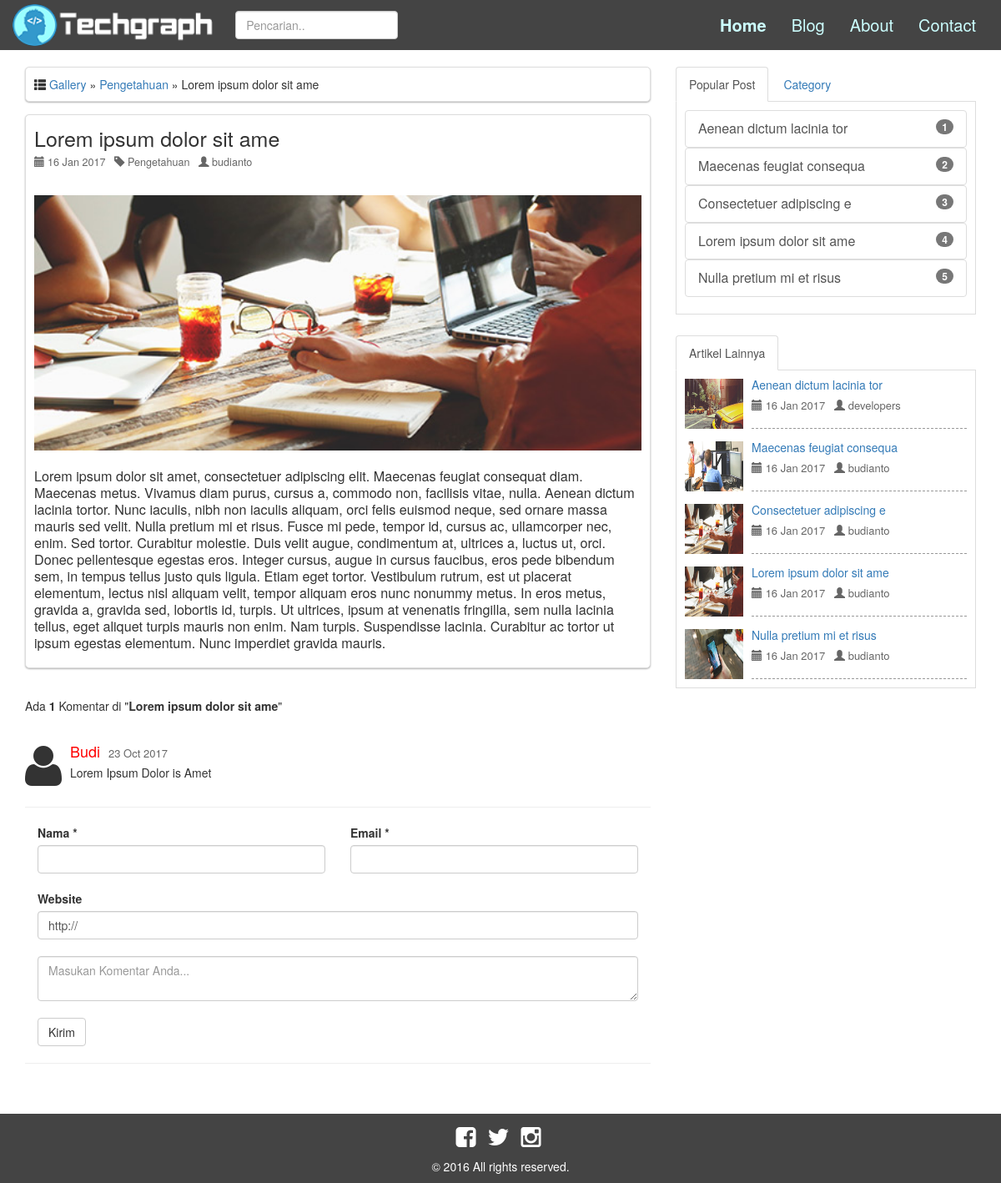
The app's page /view?title=Lorem ipsum dolor sit ame with its own data.
### tables this page shows
CREATE TABLE `tb_artikel` (
  `id_artikel` int(10) NOT NULL,
  `judul` varchar(25) NOT NULL,
  `kategori` varchar(25) NOT NULL,
  `isi` text NOT NULL,
  `gambar` varchar(100) NOT NULL,
  `author` varchar(35) NOT NULL,
  `tgl` varchar(25) NOT NULL
);

CREATE TABLE `tb_komentar` (
  `id_comment` int(25) NOT NULL,
  `id_post` int(25) NOT NULL,
  `nama` varchar(25) NOT NULL,
  `email` varchar(25) NOT NULL,
  `komentar` text NOT NULL,
  `website` varchar(25) NOT NULL,
  `author` varchar(24) NOT NULL,
  `judul_post` varchar(50) NOT NULL,
  `tgl_comment` varchar(25) NOT NULL
);

### other-post.php (the view, shortened to what this page needs)
<?php
	$other_query="SELECT * FROM tb_artikel ORDER BY id_artikel DESC LIMIT 5";
	$other_sql=mysql_query($other_query);
	$other=mysql_fetch_array($other_sql);
?>
<ul id="tabs" class="nav nav-tabs" data-tabs="tabs">
	<li class="active"><a href="#tab-1" data-toggle="tab">Artikel Lainnya</a></li>
</ul>
	<div id="my-tab-content" class="tab-content">
		<div class="tab-pane active" id="tab-1">
			<?php do{?>
				<div class="media">
  					<div class="media-left">
	    				<a href="view?title=<?php echo $other['judul'];?>">
	      				<img class="media-object" src="img/post/<?php echo $other['gambar'];?>" alt="..." width="70" height="60">
		    			</a>
  					</div>
  					<div class="media-body border-bottom">
    					<h5 class="media-heading"><a href="view?title=<?php echo $other['judul'];?>"><?php echo $other['judul'];?></a></h5>
    					<font color="#666" size="2"><span class="glyphicon glyphicon-calendar"></span> <?php echo $other['tgl'];?> &nbsp; <span class="glyphicon glyphicon-user"></span>  <?php echo $other['author'];?></font>
  					</div>
				</div>
			<?php } while ($other=mysql_fetch_assoc($other_sql));?>
		</div>
	</div>

### view.php (shortened to what this page needs)
<?php
	$judul=$_GET['title'];
	$data = mysql_query("SELECT * FROM tb_artikel WHERE judul='$judul'");
	$show_filter=mysql_fetch_assoc($data);
	$id_post=$show_filter['id_artikel'];
?>
<!DOCTYPE html>
<html lang="id">
<head>
	<link href="css/style.css" rel="stylesheet" type="text/css"/>
	<link href="css/bootstrap1.css" rel="stylesheet" type="text/css">
	<link href="font-awesome/css/font-awesome.min.css" rel="stylesheet" type="text/css">
</head>
<body>
<header>
	<?php include ('menu.php');?>
</header>
<div class="clear-content"></div>
<content>
<div class="container"><br>
		<div class="col-sm-8">
			<div id="line-box"><span class="glyphicon glyphicon-th-list"></span> <a href="gallery">Gallery</a> » <a href=""><?php echo $show_filter['kategori'];?></a> » <?php echo $show_filter['judul'];?> </div>
			<div id="line-box">
				<div class="title-post"><?php echo $show_filter['judul'];?></div>
					<font color="#666"><p><span class="glyphicon glyphicon-calendar"></span> <?php echo $show_filter['tgl'];?> &nbsp; <span class="glyphicon glyphicon-tag"></span> <?php echo $show_filter['kategori'];?> &nbsp; <span class="glyphicon glyphicon-user"></span>  <?php echo $show_filter['author'];?>  <div id="stars-herats"><input type="hidden" name="rating"/></div></p></font>
					<br><center><img src="img/post/<?php echo $show_filter['gambar'];?>" height="auto" width="100%" class="image-responsive"></center><br>
					<font size="4"><?php echo $show_filter['isi'];?></font>
				</div>
				<?php include "comment.php";?>
		</div>
		<div class="col-sm-4">
			<?php include "popular-post.php";?>
			<?php include "other-post.php";?>
		</div>
	</div>
</content>
<footer>
	<div class="footer">
		<div class="container">
			<div class="col-md-12">
				<ul class="list-inline social-footer">
  					<li><a href="http://facebook.com/budianto.24" target="_blank"><i class="fa fa-facebook-square fa-2x"></i></a></li>
  					<li><a href="http://twitter.com/budianto_24" target="_blank"><i class="fa fa-twitter fa-2x"></i></a></li>
 					<li><a href="http://instagram.com/budianto24" target="_blank"><i class="fa fa-instagram fa-2x"></i></a></li>
 				</ul>
  				<font color="#fff"><p> &copy; 2016 All rights reserved. </p></font>
  			</div>
		</div>
	</div>
</footer>
</body>
</html>

### comment.php (shortened to what this page needs)
<?php
	$com_query=mysql_query("SELECT * FROM tb_komentar WHERE id_post='$id_post' ORDER BY id_comment ASC");
	$com=mysql_fetch_array($com_query);
	$today=date('d M Y');
?>
	<br>
	Ada <b><?php  $com_num=mysql_num_rows($com_query); echo $com_num;?></b> Komentar di  "<b><?php echo $show_filter['judul'];?></b>"<br><br>
	<?php if($com_num == "0"){
		echo "<b>Tidak Ada Komentar !!</b>";
		}else
		do{?>
			<div class="media border-top">
				<div class="media-left">
    				<span class="fa fa-user fa-4x"></span>
  				</div>
  				<div class="media-body">
   					<h4 class="media-heading"><a href="<?php echo $com['website'];?>"><font color="red"><?php echo $com['nama'];?></font></a>&nbsp; <font color="#666" size="2px"><?php echo $com['tgl_comment'];?></font></h4>
    				<p><?php echo $com['komentar'];?></p>
				</div>
			</div>
		<?php } while($com=mysql_fetch_array($com_query));?>
	<hr>
	<form action="" method="POST">
          <div class="col-xs-6">
            <label for="recipient-name" class="control-label">Nama *</label>
            <input type="text" class="form-control" id="recipient-name" name="nama">
          </div>
          <div class="col-xs-6">
            <label for="recipient-name" class="control-label">Email *</label>
            <input type="text" class="form-control" id="recipient-name" name="email">
          </div>
          <div class="col-xs-12">
          	<br>
          	<label for="recipient-name" class="control-label">Website</label>
            <input type="text" class="form-control" id="recipient-name" name="website" value="http://">
            <br>
            <textarea class="form-control" id="message-text" name="komentar" placeholder="Masukan Komentar Anda..."></textarea>
            <input type="hidden" class="form-control" id="recipient-name" name="tgl_comment" value="<?php echo $today;?>"><br>
			<button type="submit" class="btn btn-default btn-md" name="input">Kirim</button>
		</div>
    </form>
    <hr><br>

### popular-post.php (shortened to what this page needs)
<?php
	$popular_query="SELECT * FROM tb_artikel ORDER BY id_artikel DESC LIMIT 5";
	$popular_sql=mysql_query($popular_query);
	$popular=mysql_fetch_array($popular_sql);
	$no=0;
?>
<ul id="tabs" class="nav nav-tabs" data-tabs="tabs">
	<li class="active"><a href="#tab-1" data-toggle="tab">Popular Post</a></li>
	<li><a href="#tab-2" data-toggle="tab">Category</a></li>
</ul>
	<div id="my-tab-content" class="tab-content">
		<div class="tab-pane active" id="tab-1">
			<ul class="list-group">
				<?php do{ $no++?>
					<div class="title-box">
						<a class="list-group-item" href="view?title=<?php echo $popular['judul'];?>">
							<?php echo $popular['judul'];?><span class="badge"><?php echo $no?></span>
						</a>
					</div>
				<?php } while ($popular=mysql_fetch_assoc($popular_sql));?>
			</ul>
		</div>
	</div>

### css/style.css (style rules this page uses)
* { padding:0px auto; margin:0px auto; }
body { background-color: #fff; background-attachment:fixed; font-family: verdana; }
.clear-content { height: 60px; }
.footer { background:#444; margin-top:20px; padding-top:15px; text-align: center; }
.footer a { color: #fff; }
#line-box { padding:10px; border:1px solid #ddd; margin-bottom: 15px; background: #fff; border-radius: 5px; box-shadow: 0px 1px 2px rgba(0, 0, 0, 0.3); }
#line-box p { font-size:90%; line-height:20px; }
.title-post { font-size:25px; }
.title-box { font-size:16px; }
.border-bottom { border-bottom: 1px dashed #999; }

### records on screen
tb_artikel: kategori "Pengetahuan", judul "Lorem ipsum dolor sit ame", tgl "16 Jan 2017", author "budianto", gambar (picture), isi "Lorem ipsum dolor sit amet, consectetuer adipiscing elit. Maecenas feugiat consequat diam. Maecenas metus. Vivamus diam purus, cursus a, commodo non, facilisis vitae, nulla. Aenean dictum lacinia tortor. Nunc iaculis, nibh non iaculis aliquam, orci felis euismod neque, sed ornare massa mauris sed velit. Nulla pretium mi et risus. Fusce mi pede, tempor id, cursus ac, ullamcorper nec, enim. Sed tortor. Curabitur molestie. Duis velit augue, condimentum at, ultrices a, luctus ut, orci. Donec pellentesque egestas eros. Integer cursus, augue in cursus faucibus, eros pede bibendum sem, in tempus tellus justo quis ligula. Etiam eget tortor. Vestibulum rutrum, est ut placerat elementum, lectus nisl…"
tb_komentar: nama "Budi", tgl_comment "23 Oct 2017", komentar "Lorem Ipsum Dolor is Amet"
tb_artikel: judul "Aenean dictum lacinia tor", gambar (picture), tgl "16 Jan 2017", author "developers"
tb_artikel: judul "Maecenas feugiat consequa", gambar (picture), tgl "16 Jan 2017", author "budianto"
tb_artikel: judul "Consectetuer adipiscing e", gambar (picture), tgl "16 Jan 2017", author "budianto"
tb_artikel: judul "Nulla pretium mi et risus", gambar (picture), tgl "16 Jan 2017", author "budianto"

### other values on screen
$com_num "1"
